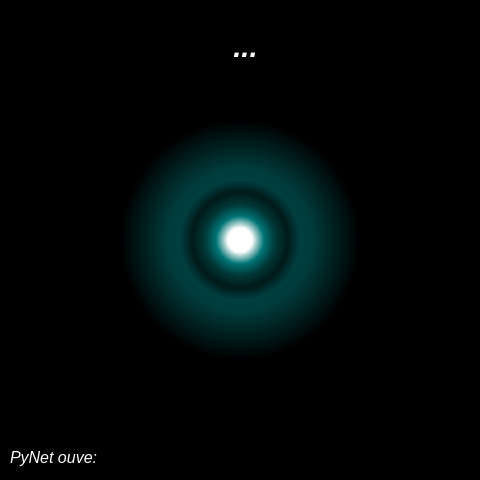
<?xml version="1.0" encoding="UTF-8"?>
<ui version="4.0">
 <class>Dialog</class>
 <widget class="QDialog" name="Dialog">
  <property name="geometry">
   <rect>
    <x>0</x>
    <y>0</y>
    <width>480</width>
    <height>480</height>
   </rect>
  </property>
  <property name="minimumSize">
   <size>
    <width>480</width>
    <height>480</height>
   </size>
  </property>
  <property name="maximumSize">
   <size>
    <width>480</width>
    <height>480</height>
   </size>
  </property>
  <property name="windowTitle">
   <string>Dialog</string>
  </property>
  <property name="styleSheet">
   <string notr="true">background-color:black</string>
  </property>
  <widget class="QPushButton" name="pushButton">
   <property name="enabled">
    <bool>true</bool>
   </property>
   <property name="geometry">
    <rect>
     <x>120</x>
     <y>120</y>
     <width>240</width>
     <height>240</height>
    </rect>
   </property>
   <property name="maximumSize">
    <size>
     <width>240</width>
     <height>240</height>
    </size>
   </property>
   <property name="mouseTracking">
    <bool>true</bool>
   </property>
   <property name="styleSheet">
    <string notr="true">QPushButton:hover
{
background-color:qradialgradient(spread:pad, cx:0.5, cy:0.5, radius:0.5, fx:0.5, fy:0.5, stop:0 rgba(255, 255, 255, 255), stop:0.1 rgba(255, 255, 255, 255), stop:0.2 rgba(255, 176, 176, 167), stop:0.3 rgba(255, 151, 151, 92), stop:0.4 rgba(255, 125, 125, 51), stop:0.5 rgba(255, 76, 76, 205), stop:0.52 rgba(255, 76, 76, 205), stop:0.6 rgba(255, 180, 180, 84), stop:1 rgba(255, 255, 255, 0));
border: 2px solid black;
}

QPushButton
{
background-color:qradialgradient(spread:pad, cx:0.5, cy:0.5, radius:0.5, fx:0.5, fy:0.5, stop:0 rgba(255, 255, 255, 255), stop:0.1 rgba(255, 255, 255, 255), stop:0.2 rgba(0, 176, 176, 167), stop:0.3 rgba(0, 151, 151, 92), stop:0.4 rgba(0, 125, 125, 51), stop:0.5 rgba(0, 76, 76, 205), stop:0.52 rgba(0, 76, 76, 205), stop:0.6 rgba(0, 180, 180, 84), stop:1 rgba(255, 255, 255, 0));



border: 2px solid black;
}</string>
   </property>
   <property name="text">
    <string/>
   </property>
  </widget>
  <widget class="QLabel" name="label">
   <property name="enabled">
    <bool>true</bool>
   </property>
   <property name="geometry">
    <rect>
     <x>160</x>
     <y>30</y>
     <width>171</width>
     <height>31</height>
    </rect>
   </property>
   <property name="layoutDirection">
    <enum>Qt::LeftToRight</enum>
   </property>
   <property name="text">
    <string>&lt;!DOCTYPE HTML PUBLIC &quot;-//W3C//DTD HTML 4.0//EN&quot; &quot;http://www.w3.org/TR/REC-html40/strict.dtd&quot;&gt;
&lt;html&gt;&lt;head&gt;&lt;meta name=&quot;qrichtext&quot; content=&quot;1&quot; /&gt;&lt;meta charset=&quot;utf-8&quot; /&gt;&lt;style type=&quot;text/css&quot;&gt;
p, li { white-space: pre-wrap; }
&lt;/style&gt;&lt;/head&gt;&lt;body style=&quot; font-family:'Segoe UI'; font-size:9pt; font-weight:400; font-style:normal;&quot;&gt;
&lt;p align=&quot;center&quot; style=&quot; margin-top:12px; margin-bottom:12px; margin-left:0px; margin-right:0px; -qt-block-indent:0; text-indent:0px;&quot;&gt;&lt;span style=&quot; font-size:22pt; font-weight:700; font-style:italic; color:#ffffff;&quot;&gt;...&lt;/span&gt;&lt;/p&gt;&lt;/body&gt;&lt;/html&gt;</string>
   </property>
   <property name="textFormat">
    <enum>Qt::RichText</enum>
   </property>
   <property name="scaledContents">
    <bool>false</bool>
   </property>
   <property name="alignment">
    <set>Qt::AlignHCenter|Qt::AlignTop</set>
   </property>
  </widget>
  <widget class="QLabel" name="label_2">
   <property name="geometry">
    <rect>
     <x>20</x>
     <y>420</y>
     <width>441</width>
     <height>41</height>
    </rect>
   </property>
   <property name="text">
    <string>&lt;html&gt;&lt;head/&gt;&lt;body&gt;&lt;p&gt;&lt;br/&gt;&lt;span style=&quot; font-size:12pt; font-style:italic; color:#ffffff;&quot;&gt;PyNet diz:&lt;/span&gt;&lt;/p&gt;&lt;/body&gt;&lt;/html&gt;</string>
   </property>
  </widget>
  <widget class="QLabel" name="label_3">
   <property name="geometry">
    <rect>
     <x>10</x>
     <y>430</y>
     <width>441</width>
     <height>41</height>
    </rect>
   </property>
   <property name="text">
    <string>&lt;html&gt;&lt;head/&gt;&lt;body&gt;&lt;p&gt;&lt;span style=&quot; color:#ffffff;&quot;&gt;&lt;br/&gt;&lt;/span&gt;&lt;span style=&quot; font-size:12pt; font-style:italic; color:#ffffff;&quot;&gt;PyNet ouve:&lt;/span&gt;&lt;/p&gt;&lt;/body&gt;&lt;/html&gt;</string>
   </property>
  </widget>
 </widget>
 <resources/>
 <connections/>
</ui>
